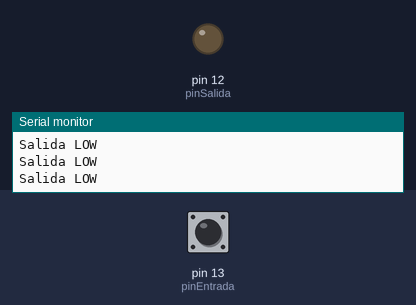
This sketch was run on a simulated Arduino Uno, built with avr-gcc and run on an emulated ATmega328P. On the bench: output pins drawn as LEDs (lit = HIGH), the last lines printed to the serial monitor. Dashed ring = blinking. Inputs (shaded band) come from the test bench; at power-on: pin 13 (pinEntrada) LOW.

Above: at 1.2 s.
1.3 s: pin 13 (pinEntrada) driven HIGH
At 2.5 s:
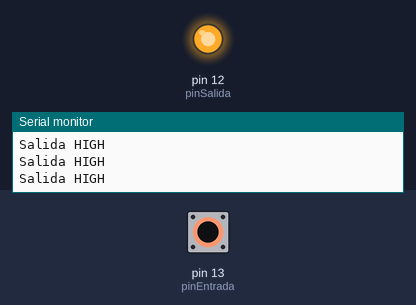
2.8 s: pin 13 (pinEntrada) driven LOW
At 3.8 s:
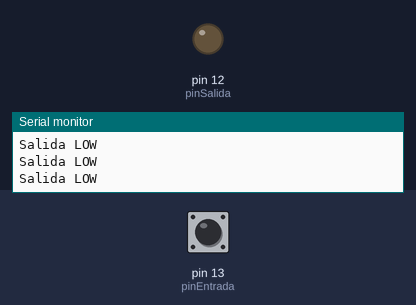
5.8 s: pin 13 (pinEntrada) pulsed HIGH 2 times (0.12 s each, 0.3 s apart)
At 6.17 s:
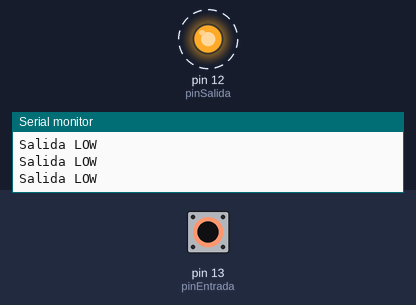
9.4 s: pin 13 (pinEntrada) pulsed HIGH 5 times (0.12 s each, 0.3 s apart)
At 11.1 s:
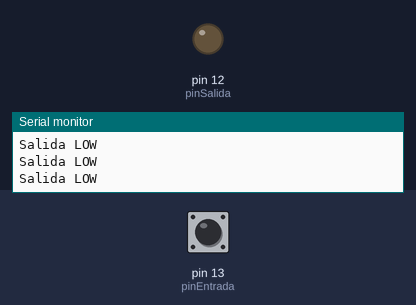
Timing chart, 0 to 12.6 s (numbered marks = the images above; inputs shaded):
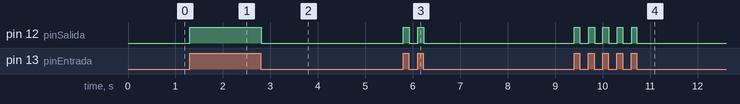

The sketch:

codigoActivador.ino
```cpp
const int pinEntrada = 13;
const int pinSalida = 12;

void setup() {
  pinMode(pinSalida, OUTPUT);
  digitalWrite(pinSalida, LOW);  // Asegurarse de que el SSR comience apagado

  pinMode(pinEntrada, INPUT);

  Serial.begin(9600);
}

void loop() {
  // put your main code here, to run repeatedly:
  if(digitalRead(pinEntrada) == HIGH){
    digitalWrite(pinSalida, HIGH);
    Serial.println("Salida HIGH");
  } else{
    digitalWrite(pinSalida, LOW);
    Serial.println("Salida LOW");
  }
}
```

Measured:
- after the input at 1.3 s, pin 12 (pinSalida): LOW → HIGH at once
- after the input at 2.8 s, pin 12 (pinSalida): HIGH → LOW at once
- after the input at 5.8 s, pin 12 (pinSalida): alternates HIGH for 0.12 s and LOW for 0.19 s, 4 changes in all, then stays LOW, starting at once
- after the input at 9.4 s, pin 12 (pinSalida): alternates HIGH for 0.12 s and LOW for 0.18 s, 10 changes in all, then stays LOW, starting at once
